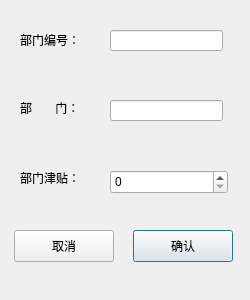
<?xml version="1.0" encoding="UTF-8"?>
<ui version="4.0">
 <class>JBGZBM_M</class>
 <widget class="QDialog" name="JBGZBM_M">
  <property name="enabled">
   <bool>true</bool>
  </property>
  <property name="geometry">
   <rect>
    <x>0</x>
    <y>0</y>
    <width>250</width>
    <height>300</height>
   </rect>
  </property>
  <property name="minimumSize">
   <size>
    <width>250</width>
    <height>300</height>
   </size>
  </property>
  <property name="maximumSize">
   <size>
    <width>250</width>
    <height>300</height>
   </size>
  </property>
  <property name="windowTitle">
   <string>JBGZBM</string>
  </property>
  <widget class="QLabel" name="label">
   <property name="geometry">
    <rect>
     <x>20</x>
     <y>30</y>
     <width>60</width>
     <height>20</height>
    </rect>
   </property>
   <property name="text">
    <string>部门编号：</string>
   </property>
  </widget>
  <widget class="QLabel" name="label_2">
   <property name="geometry">
    <rect>
     <x>20</x>
     <y>100</y>
     <width>60</width>
     <height>16</height>
    </rect>
   </property>
   <property name="text">
    <string>部       门：</string>
   </property>
  </widget>
  <widget class="QLabel" name="label_3">
   <property name="geometry">
    <rect>
     <x>20</x>
     <y>170</y>
     <width>60</width>
     <height>16</height>
    </rect>
   </property>
   <property name="text">
    <string>部门津贴：</string>
   </property>
  </widget>
  <widget class="QLineEdit" name="lineEdit">
   <property name="geometry">
    <rect>
     <x>110</x>
     <y>30</y>
     <width>113</width>
     <height>21</height>
    </rect>
   </property>
  </widget>
  <widget class="QLineEdit" name="lineEdit_2">
   <property name="geometry">
    <rect>
     <x>110</x>
     <y>100</y>
     <width>113</width>
     <height>21</height>
    </rect>
   </property>
  </widget>
  <widget class="QSpinBox" name="spinBox">
   <property name="geometry">
    <rect>
     <x>110</x>
     <y>170</y>
     <width>118</width>
     <height>24</height>
    </rect>
   </property>
   <property name="maximum">
    <number>100000</number>
   </property>
  </widget>
  <widget class="QPushButton" name="pushButton">
   <property name="geometry">
    <rect>
     <x>133</x>
     <y>230</y>
     <width>100</width>
     <height>32</height>
    </rect>
   </property>
   <property name="text">
    <string>确认</string>
   </property>
  </widget>
  <widget class="QPushButton" name="pushButton_2">
   <property name="geometry">
    <rect>
     <x>14</x>
     <y>230</y>
     <width>100</width>
     <height>32</height>
    </rect>
   </property>
   <property name="text">
    <string>取消</string>
   </property>
  </widget>
 </widget>
 <resources/>
 <connections/>
</ui>
